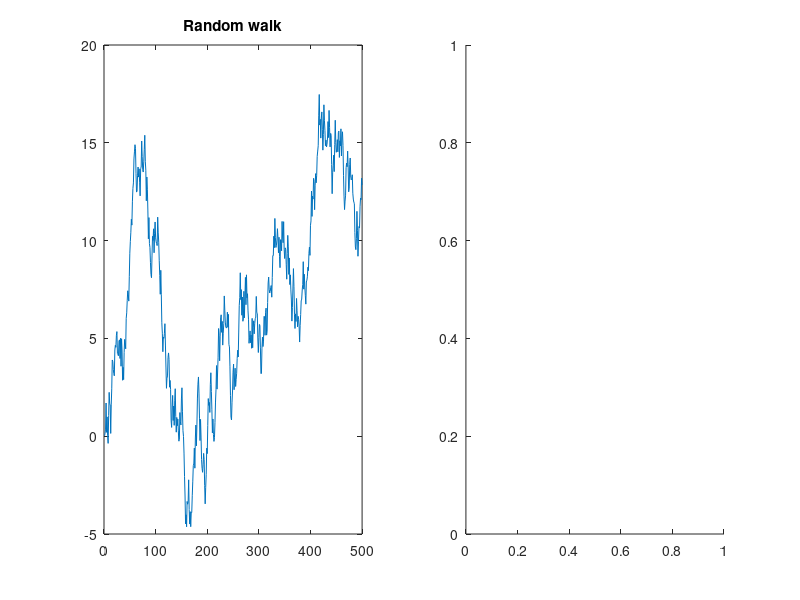

The MATLAB script that drew this image: (Note: this script raises an error after producing the figure.)

clear all

load random_walk.mat

%estimation of lambda

% Since we alredy know that x(k+1) - x(k) follows a uniform distribution, to
% estimate the value of lambda, I just store all those values x(k+1) - x(k)
% in a variable %called r and then I estimate its density using ksdensity and the
% estimated value can be read directly on the curve it is the intersection
% point between the estimated density and the positive x-axis

r = [];

for k = 1:499

    r = [r;x(k+1)-x(k)];
    

end

%plot for the random walk:


subplot(1,2,1)
plot(x)
title('Random walk')
subplot(1,2,2)
ksdensity(r)
title('Estimated density of r')

%we can read in the plot that

lam = 2.53;
